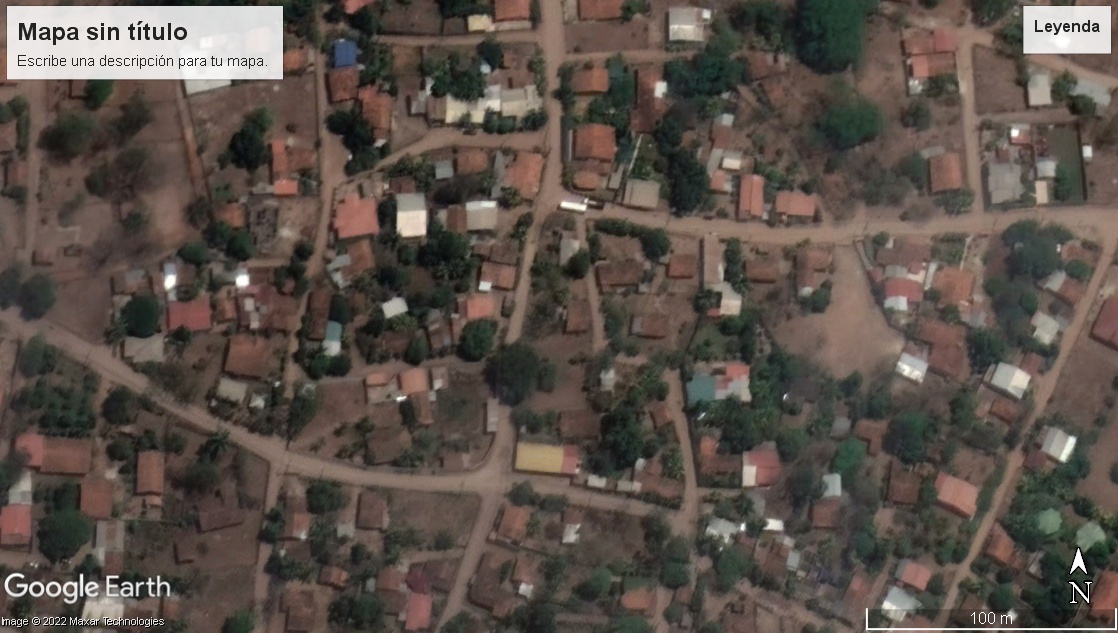
#> input picture Images/Laconce01.jpg, 1118 x 633 px, found by its file name
$ python Rm_Small_Objects.py
#> lines starting #> are read from the running program, lines starting #| are printed output that depends on the picture
import numpy as np
import matplotlib.pyplot as plt
from skimage import io
from skimage import data
from skimage import color, morphology
from skimage.morphology import (closing)

#image = color.rgb2gray(data.hubble_deep_field())[:500, :500]
image = io.imread("Images/Laconce01.jpg", as_gray=True)
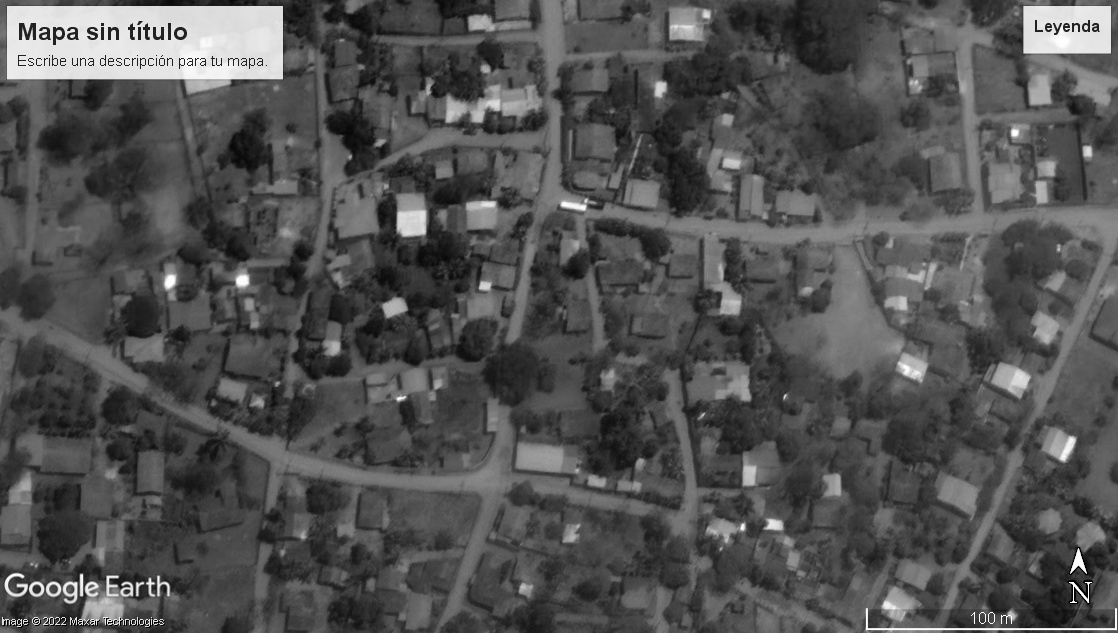
#> image: shape (633, 1118) float64; min 0, max 1, mean 0.323

footprint = morphology.disk(2)
res = morphology.white_tophat(image, footprint)
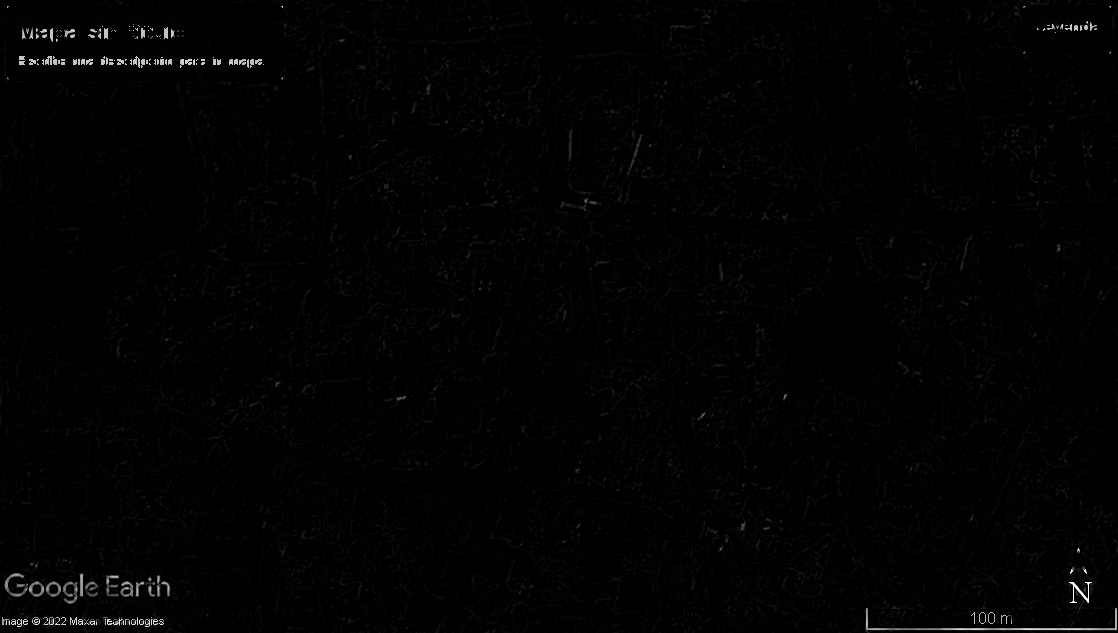
#> res: shape (633, 1118) float64; min 0, max 1, mean 0.0102
closed = closing(res, footprint)

fig, ax = plt.subplots(ncols=3, figsize=(20, 8))
ax[0].set_title('Original')
ax[0].imshow(image, cmap='gray')
ax[1].set_title('White tophat')
ax[1].imshow(res, cmap='gray')
ax[2].set_title('Complementary')
ax[2].imshow(image - closed, cmap='gray')


plt.xticks([])
plt.yticks([])
plt.show()
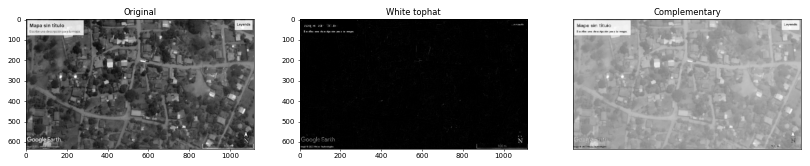
#> figure drawn by matplotlib, 3 panels
